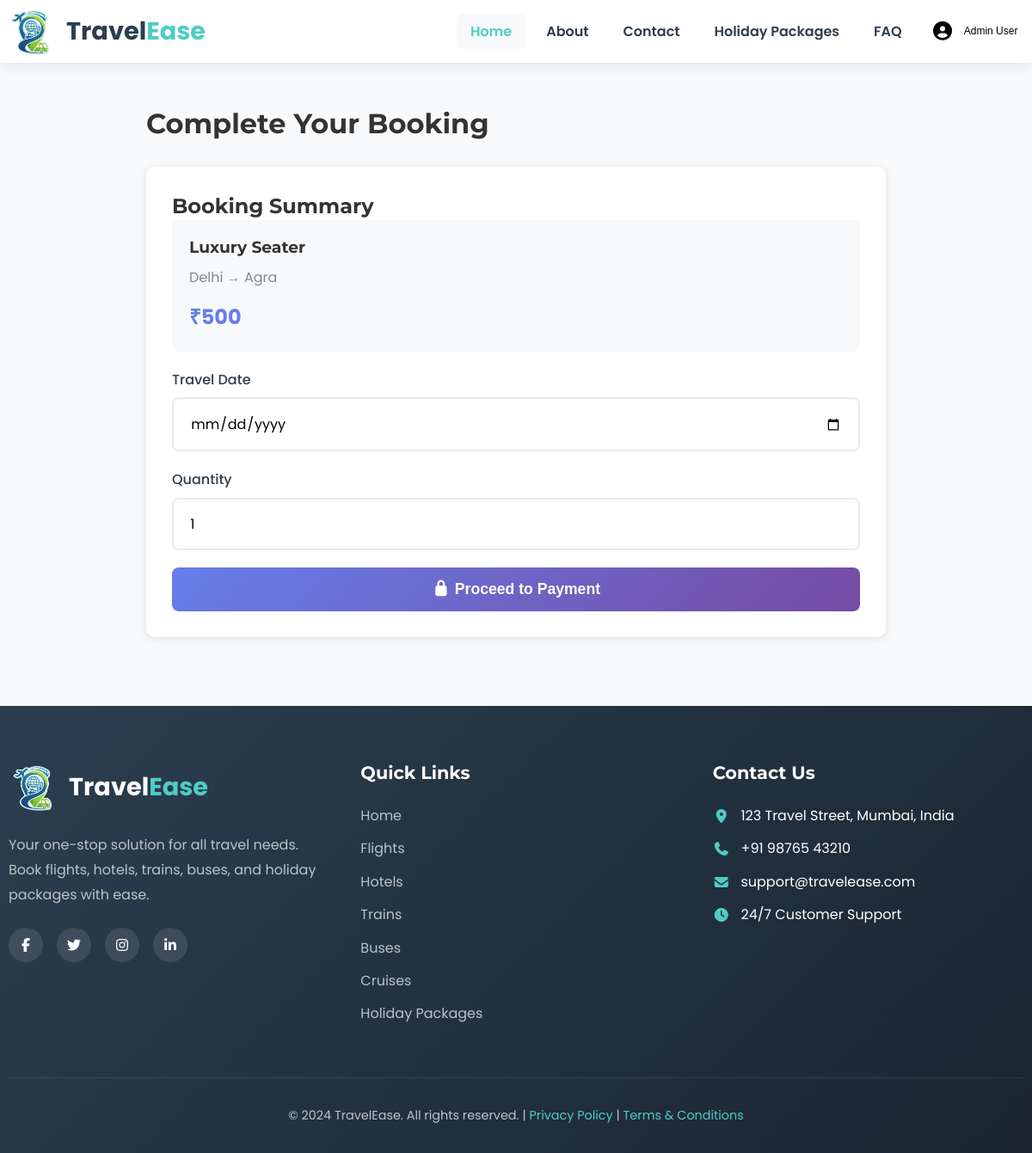
Screenshot of /booking.php?type=bus&id=2 (signed in) with the database file from the repository.
### tables this page shows
CREATE TABLE IF NOT EXISTS `buses` (
  `id` int NOT NULL AUTO_INCREMENT,
  `bus_name` varchar(100) NOT NULL,
  `bus_number` varchar(20) NOT NULL,
  `departure_city` varchar(100) NOT NULL,
  `arrival_city` varchar(100) NOT NULL,
  `departure_time` time NOT NULL,
  `arrival_time` time NOT NULL,
  `departure_date` date NOT NULL,
  `arrival_date` date NOT NULL,
  `price` decimal(10,2) NOT NULL,
  `available_seats` int DEFAULT '40',
  `total_seats` int DEFAULT '40',
  `bus_type` enum('sleeper','semi_sleeper','seater','ac','non_ac') DEFAULT 'seater',
  `status` enum('active','inactive','cancelled') DEFAULT 'active',
  `created_at` timestamp NOT NULL DEFAULT CURRENT_TIMESTAMP,
  `updated_at` timestamp NOT NULL DEFAULT CURRENT_TIMESTAMP ON UPDATE CURRENT_TIMESTAMP,
  PRIMARY KEY (`id`)
);

### booking.php (the view, shortened to what this page needs)
<?php
include "db.php";
$type = $_GET['type'] ?? '';
$item_id = $_GET['id'] ?? 0;
$table_name = '';
$item = null;
switch($type) {
    case 'bus':
        $table_name = 'buses';
        break;
}
if ($table_name) {
    $result = mysqli_query($conn, "SELECT * FROM $table_name WHERE id='$item_id'");
    $item = mysqli_fetch_assoc($result);
}
?>
<!DOCTYPE html>
<html lang="en">
<head>
<link rel="stylesheet" href="css/style.css">
<link rel="stylesheet" href="css/all.min.css">
<link rel="stylesheet" href="css/fonts.css">
</head>
<body>
    <?php include 'includes/navbar.php'; ?>
    <div class="booking-container">
        <h1 style="margin-bottom: 30px;">Complete Your Booking</h1>
        <div class="booking-card">
            <h2>Booking Summary</h2>
            <div class="summary-box">
                <h3>
                    <?php
                    if($type == 'flight') echo htmlspecialchars($item['airline'] . ' ' . $item['flight_number']);
                    elseif($type == 'hotel') echo htmlspecialchars($item['name']);
                    elseif($type == 'train') echo htmlspecialchars($item['train_name']);
                    elseif($type == 'bus') echo htmlspecialchars($item['bus_name']);
                    elseif($type == 'cruise') echo htmlspecialchars($item['cruise_line'] . ' - ' . $item['ship_name']);
                    else echo htmlspecialchars($item['package_name']);
                    ?>
                </h3>
                <p style="color: #7f8c8d; margin-top: 10px;">
                    <?php
                    if($type == 'flight') echo htmlspecialchars($item['departure_city'] . ' → ' . $item['arrival_city']);
                    elseif($type == 'hotel') echo htmlspecialchars($item['city']);
                    elseif($type == 'train') echo htmlspecialchars($item['departure_station'] . ' → ' . $item['arrival_station']);
                    elseif($type == 'bus') echo htmlspecialchars($item['departure_city'] . ' → ' . $item['arrival_city']);
                    elseif($type == 'cruise') echo htmlspecialchars($item['departure_port']);
                    else echo htmlspecialchars($item['destination']);
                    ?>
                </p>
                <p style="font-size: 1.5rem; font-weight: 700; color: #667eea; margin-top: 15px;">
                    ₹<?php echo number_format(($type == 'hotel') ? $item['price_per_night'] : $item['price'], 0); ?>
                </p>
            </div>
            <form method="POST" action="">
                <?php if($type == 'hotel'): ?>
                    <div class="form-group">
                        <label>Check-in Date</label>
                        <input type="date" name="check_in" class="form-control" required min="<?php echo date('Y-m-d'); ?>">
                    </div>
                    <div class="form-group">
                        <label>Check-out Date</label>
                        <input type="date" name="check_out" class="form-control" required min="<?php echo date('Y-m-d', strtotime('+1 day')); ?>">
                    </div>
                <?php else: ?>
                    <div class="form-group">
                        <label>Travel Date</label>
                        <input type="date" name="travel_date" class="form-control" required min="<?php echo date('Y-m-d'); ?>">
                    </div>
                <?php endif; ?>
                <div class="form-group">
                    <label>Quantity</label>
                    <input type="number" name="quantity" class="form-control" value="1" min="1" required>
                </div>
                <button type="submit" class="btn-book">
                    <i class="fas fa-lock"></i> Proceed to Payment
                </button>
            </form>
        </div>
    </div>
    <?php include 'includes/footer.php'; ?>
</body>
</html>

### css/style.css (style rules this page uses)
* { margin: 0; padding: 0; box-sizing: border-box; }
html { scroll-behavior: smooth; }
body { font-family: 'Poppins', sans-serif; line-height: 1.6; color: #333; background-color: #f8f9fa; overflow-x: hidden; }
h1, h2, h3, h4 { font-family: 'Montserrat', sans-serif; font-weight: 700; line-height: 1.3; }
.form-group { display: flex; flex-direction: column; }
.form-group label { margin-bottom: 0.8rem; font-weight: 600; color: #2c3e50; display: flex; align-items: center; gap: 0.5rem; }
.form-group input, .form-group select { padding: 1rem 1.2rem; border: 2px solid #e9ecef; border-radius: 8px; font-size: 1rem; font-family: 'Poppins', sans-serif; transition: border-color 0.3s ease; }

### booking.php (style rules this page uses)
.booking-container { max-width: 900px; margin: 30px auto; padding: 20px; }
.booking-card { background: white; border-radius: 10px; padding: 30px; margin-bottom: 30px; box-shadow: 0 2px 10px rgba(0,0,0,0.1); }
.form-group { margin-bottom: 20px; }
.form-group label { display: block; margin-bottom: 8px; font-weight: 500; color: #2c3e50; }
.form-control { width: 100%; padding: 12px; border: 2px solid #e0e0e0; border-radius: 6px; font-size: 1rem; }
.btn-book { background: linear-gradient(135deg, #667eea 0%, #764ba2 100%); color: white; padding: 15px 40px; border: none; border-radius: 8px; font-size: 1.1rem; font-weight: 600; cursor: pointer; width: 100%; }
.summary-box { background: #f8f9fa; padding: 20px; border-radius: 8px; margin-bottom: 20px; }

### rows the page displays
buses: bus_name "Luxury Seater", departure_city+arrival_city "Delhi → Agra", price "500"

### other values shown
$_SESSION['user'] "Admin User"
